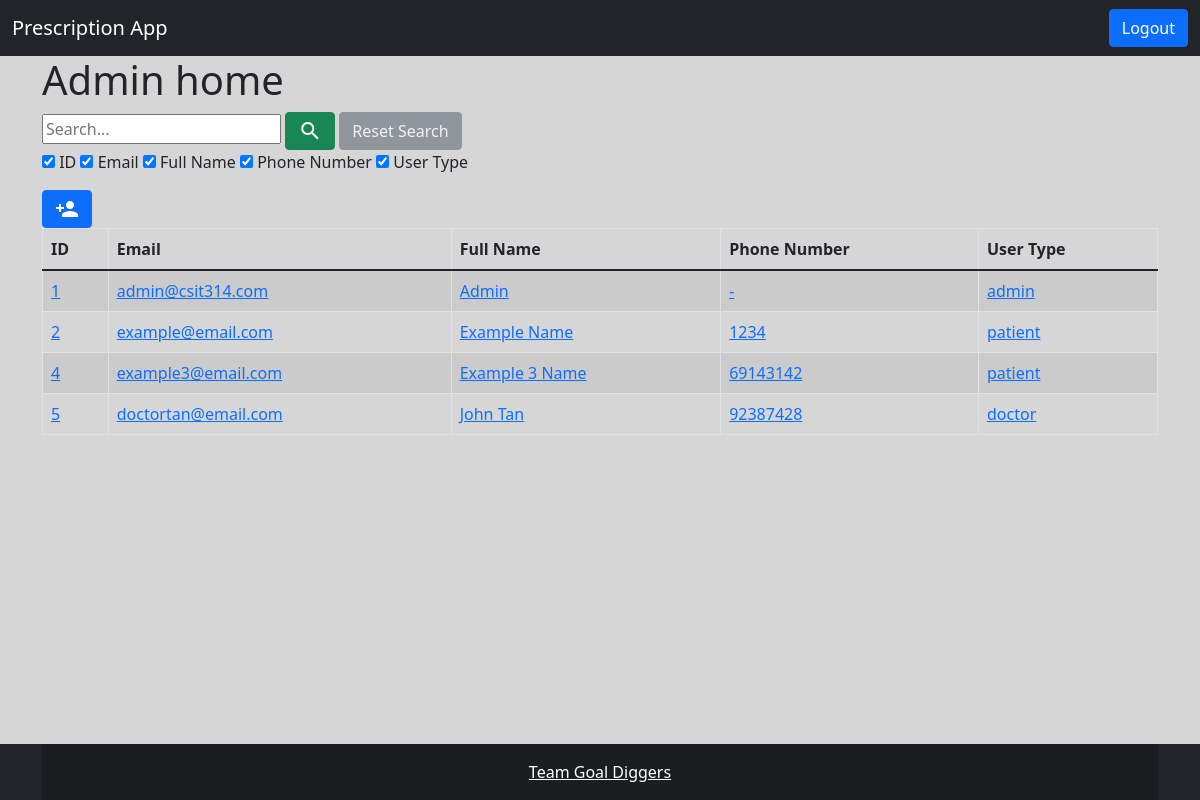
/home/admin/ (signed in), run on an earlier commit of the app's database.
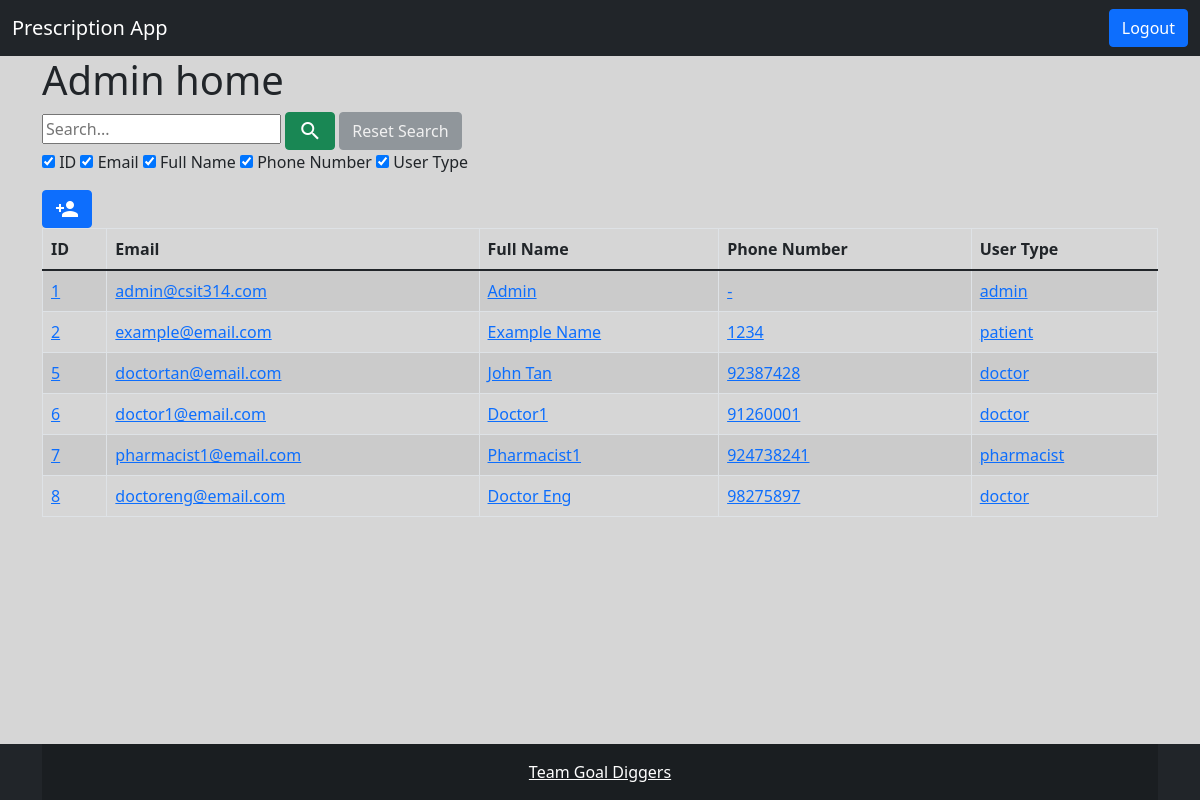
And on a later commit of the database.
### Accounts/models.py (models this page shows, shortened)
class CustomUser(AbstractBaseUser, PermissionsMixin):
    email = models.EmailField("email address", unique=True)
    is_staff = models.BooleanField(default=False)
    is_active = models.BooleanField(default=True)
    user_type = models.CharField(max_length=20, choices=USER_TYPES, default='patient')
    full_name = models.CharField(max_length=200)
    phone_number = models.CharField(max_length=10, unique=True)
    address = models.CharField(max_length=200)
    USERNAME_FIELD = "email"
    REQUIRED_FIELDS = []
    objects = CustomUserManager()
    class Meta:
        verbose_name = 'User'
        verbose_name_plural = 'Users'

### PrescriptionApp/views.py (the view)
# urls.py: path('home/admin/', views.AdminHome.as_view(), name='admin_home'),
class AdminHome(LoginRequiredMixin, ListView):
	login_url = '/login/'
	template_name = 'admin/admin_home.html'
	def dispatch(self, request, *args, **kwargs):
		if request.user.is_authenticated:
			if request.user.user_type == 'admin':
				print('user is admin')
				return self.get(request, *args, **kwargs)
			else:
				return redirect('home')
		else:
			return redirect('Accounts:login')
	def get_queryset(self):
		if self.request.GET.get('search_query'):
			search_query = self.request.GET.get('search_query')
			id_checkbox = self.request.GET.get('id_checkbox')
			email_checkbox = self.request.GET.get('email_checkbox')
			full_name_checkbox = self.request.GET.get('full_name_checkbox')
			phone_number_checkbox = self.request.GET.get('phone_number_checkbox')
			user_type_checkbox = self.request.GET.get('user_type_checkbox')
			all_results = CustomUser.objects.none()
			if id_checkbox:
				all_results = all_results | CustomUser.objects.filter(id__icontains=search_query)
			if email_checkbox:
				all_results = all_results | CustomUser.objects.filter(email__icontains=search_query)
			if full_name_checkbox:
				all_results = all_results | CustomUser.objects.filter(full_name__icontains=search_query)
			if phone_number_checkbox:
				all_results = all_results | CustomUser.objects.filter(phone_number__icontains=search_query)
			if user_type_checkbox:
				all_results = all_results | CustomUser.objects.filter(user_type__icontains=search_query)
			return all_results
		else:
			return CustomUser.objects.all()
	def get_context_data(self, **kwargs):
		context = super(AdminHome, self).get_context_data(**kwargs)
		if self.request.GET.get('search_query'):
			context['search_query'] = self.request.GET.get('search_query')
			context['id_checkbox'] = self.request.GET.get('id_checkbox')
			context['email_checkbox'] = self.request.GET.get('email_checkbox')
			context['full_name_checkbox'] = self.request.GET.get('full_name_checkbox')
			context['phone_number_checkbox'] = self.request.GET.get('phone_number_checkbox')
			context['user_type_checkbox'] = self.request.GET.get('user_type_checkbox')
		else:
			context['search_query'] = False
			context['id_checkbox'] = True
			context['email_checkbox'] = True
			context['full_name_checkbox'] = True
			context['phone_number_checkbox'] = True
			context['user_type_checkbox'] = True
		return context

### templates/admin/admin_home.html (shortened to what this page needs)
{% extends 'home.html' %}
{% block content %}
	<div class="container">
		<h1>{{ request.user.user_type|title }} home</h1>
    <form class="site-form" action="" method="get">
      {% include "search_bar.html" %}
      {% include "admin_search_checkbox.html" %}
    </form>
    <div style="display: inline-block; text-align: right;">
      <a href="{% url 'create_user' %}" class="btn btn-primary icon-button">
        <span class="material-icons">person_add</span>
      </a>
    </div>
    {% include "user_table.html" with admin=True %}
	</div>
{% endblock %}
{% block script %}
  {% load static %}
{% endblock %}

### templates/home.html (shortened to what this page needs)
{% extends 'base.html' %}
{% block logout_button %}
    <form class="logout-link" action="{% url 'Accounts:logout' %}?next=/" method="POST">
        <button type="submit" class="btn btn-primary ">Logout</button>
    </form>
{% endblock %}

### templates/base.html (shortened to what this page needs)
<!DOCTYPE html>
<html lang="en">
    <head>
        <link href="https://cdn.jsdelivr.net/npm/bootstrap@5.1.1/dist/css/bootstrap.min.css" rel="stylesheet">
    </head>
    <body style="background-color: #D6D6D6;">
        <nav class="navbar navbar-expand-lg navbar-light bg-dark">
            <div class="container-fluid">
                <a class="navbar-brand text-white" href="#">Prescription App</a>
                {% block logout_button %}{% endblock %}
            </div>
        </nav>
        {% block content %}{% endblock %}
        <footer class="bg-dark text-center text-white fixed-bottom">
            <div class="container">
                <div class="text-center p-3" style="background-color: rgba(0, 0, 0, 0.2);">
                <a class="text-white" href="#">Team Goal Diggers</a>
                </div>
            </div>
        </footer>
    </body>
</html>

### templates/search_bar.html (shortened to what this page needs)
<input type="search" placeholder="Search..." name="search_query"
required>
<button type="submit" class="btn btn-success icon-button">
  <span class="material-icons">search</span>
</button>
<a href="{% url 'admin_home' %}" class="btn btn-secondary
  {% if not search_query %}
    disabled
  {% endif %}
">Reset Search</a>

### templates/admin_search_checkbox.html
<p>
  <input type="checkbox" id="id_checkbox" name="id_checkbox"
    {% if id_checkbox %}
      checked
    {% endif %}>
  <label for="id_checkbox">ID</label>
  <input type="checkbox" id="email_checkbox" name="email_checkbox"
    {% if email_checkbox %}
      checked
    {% endif %}>
  <label for="email_checkbox">Email</label>
  <input type="checkbox" id="full_name_checkbox" name="full_name_checkbox"
    {% if full_name_checkbox %}
      checked
    {% endif %}>
  <label for="full_name_checkbox">Full Name</label>
  <input type="checkbox" id="phone_number_checkbox" name="phone_number_checkbox"
    {% if phone_number_checkbox %}
      checked
    {% endif %}>
  <label for="phone_number_checkbox">Phone Number</label>
  <input type="checkbox" id="user_type_checkbox" name="user_type_checkbox"
    {% if user_type_checkbox %}
      checked
    {% endif %}>
  <label for="user_type_checkbox">User Type</label>
</p>

### templates/user_table.html (shortened to what this page needs)
<div class="table-responsive">
  <table class="table table-striped table-bordered table-hover" id="user_table">
    <thead class="thead-dark">
      <tr>
      <th scope="col" class="th-clickable">ID</th>
      <th scope="col" class="th-clickable">Email</th>
      <th scope="col" class="th-clickable">Full Name</th>
      <th scope="col" class="th-clickable">Phone Number</th>
      <th scope="col" class="th-clickable">User Type</th>
      </tr>
    </thead>
    {% for user in object_list %}
      <tr>
        <td><a href="
          {% if admin %}{% url 'view_user' pk=user.id %}{% endif %}
        ">{{ user.id }}</a></td>
        <td><a href="
          {% if admin %}{% url 'view_user' pk=user.id %}{% endif %}
        ">{{ user.email }}</a></td>
        <td><a href="
          {% if admin %}{% url 'view_user' pk=user.id %}{% endif %}
        ">{{ user.full_name }}</a></td>
        <td><a href="
          {% if admin %}{% url 'view_user' pk=user.id %}{% endif %}
        ">{{ user.phone_number }}</a></td>
        <td><a href="
          {% if admin %}{% url 'view_user' pk=user.id %}{% endif %}
        ">{{ user.user_type }}</a></td>
      </tr>
    {% endfor %}
  </table>
</div>

### templates/base.html (style rules this page uses)
.icon-button { line-height: 50%; }

What changed in the data, as far as the page shows it:
removed CustomUser: id "4", email "example3@email.com", full_name "Example 3 Name", phone_number "69143142", user_type "patient"
added CustomUser: id "6", email "doctor1@email.com", full_name "Doctor1", phone_number "91260001", user_type "doctor"
added CustomUser: id "7", email "pharmacist1@email.com", full_name "Pharmacist1", phone_number "924738241", user_type "pharmacist"
added CustomUser: id "8", email "doctoreng@email.com", full_name "Doctor Eng", phone_number "98275897", user_type "doctor"
